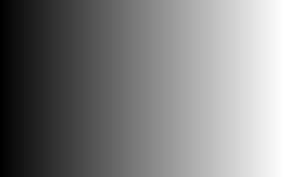
#> input picture gradient.jpg, 284 x 177 px
$ python '9-Simple Image Thresholding.py'
#> lines starting #> are read from the running program, lines starting #| are printed output that depends on the picture; after the words box and inside, x2 and y2 are one past the last pixel; in counts of white or black regions, pixels touching at a corner belong together
import cv2 as cv
import numpy as np

img = cv.imread("gradient.jpg")
#> img is the input picture: shape (177, 284, 3); min 0, max 255, mean 127.4

_,th1 = cv.threshold(img,150,255,cv.THRESH_BINARY)
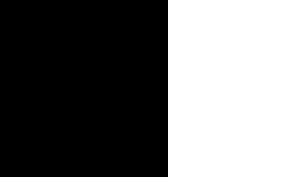
#> th1: shape (177, 284, 3); 40.8% white; 1 white region, box (x1, y1, x2, y2) and area: (168, 0, 284, 177) 20532
# Similary Binary_INV,THresh_Trunc

cv.imshow('Image',img)
cv.imshow('th1',th1)

cv.waitKey(0)
cv.destroyAllWindows()

$ run again, with messi2.jpg copied over gradient.jpg
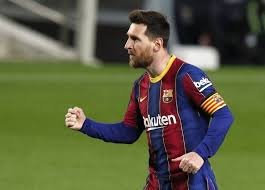
#> input picture messi2.jpg, 265 x 190 px
#> img is the input picture: shape (190, 265, 3); mean B, G, R 65.6, 95.7, 91.8
#> `_,th1 = cv.threshold(img,150,255,cv.THRESH_BINARY)`:
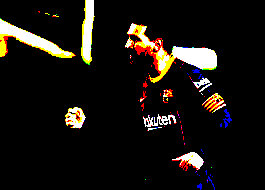
#> th1: shape (190, 265, 3); mean B, G, R 16.3, 20.7, 24.7

$ run again, with sudoku.jpg copied over gradient.jpg
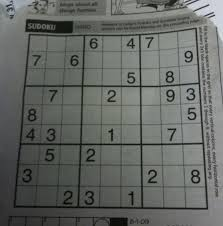
#> input picture sudoku.jpg, 223 x 226 px
#> img is the input picture: shape (226, 223, 3); mean B, G, R 100, 103.6, 100.5
#> `_,th1 = cv.threshold(img,150,255,cv.THRESH_BINARY)`:
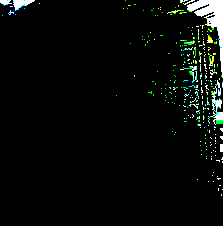
#> th1: shape (226, 223, 3); mean B, G, R 9.1, 11.2, 8.7
